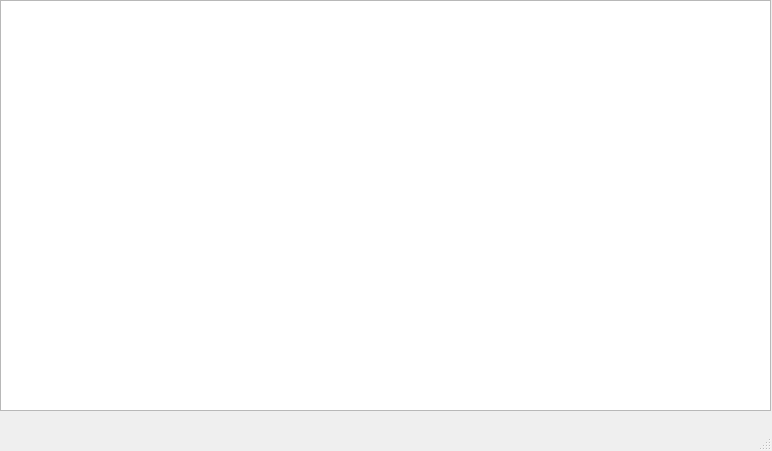
<?xml version="1.0" encoding="UTF-8"?>
<ui version="4.0">
 <class>MainWindow</class>
 <widget class="QMainWindow" name="MainWindow">
  <property name="geometry">
   <rect>
    <x>0</x>
    <y>0</y>
    <width>772</width>
    <height>451</height>
   </rect>
  </property>
  <property name="windowTitle">
   <string>MainWindow</string>
  </property>
  <widget class="QWidget" name="centralwidget">
   <widget class="QTableWidget" name="tableWidget">
    <property name="geometry">
     <rect>
      <x>0</x>
      <y>0</y>
      <width>771</width>
      <height>411</height>
     </rect>
    </property>
   </widget>
  </widget>
  <widget class="QMenuBar" name="menubar">
   <property name="geometry">
    <rect>
     <x>0</x>
     <y>0</y>
     <width>772</width>
     <height>21</height>
    </rect>
   </property>
  </widget>
  <widget class="QStatusBar" name="statusbar"/>
 </widget>
 <resources/>
 <connections/>
</ui>
